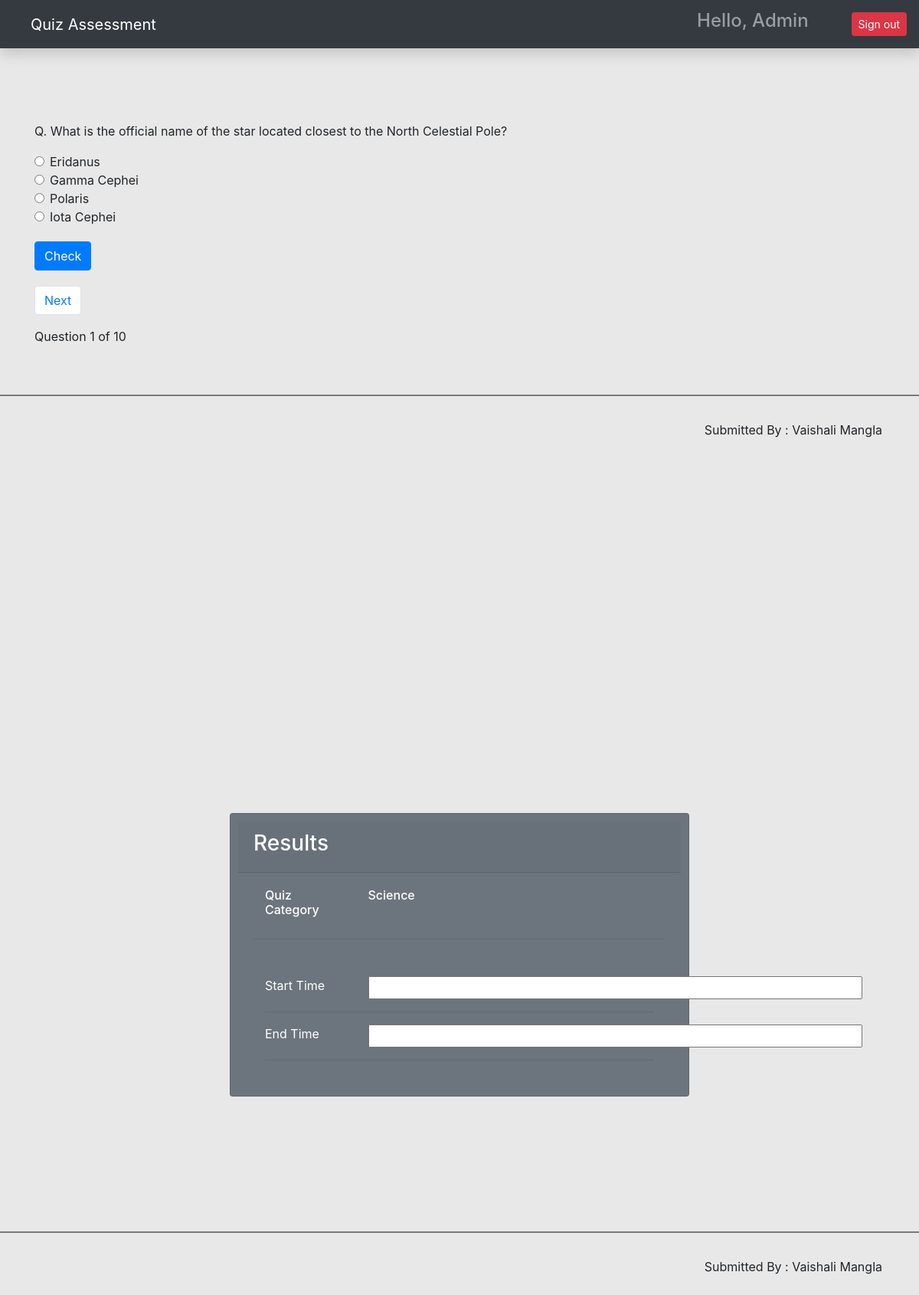
Page /quiz/category/1/ (signed in) on the committed database.
### quiz/models.py (models this page shows, shortened)
class Question(models.Model):
    choice = models.ForeignKey(Category, on_delete=models.CASCADE)
    question = models.CharField(max_length=250)
    answer = models.CharField(max_length=100)
    option_one = models.CharField(max_length=100)
    option_two = models.CharField(max_length=100)
    option_three = models.CharField(max_length=100, blank=True)
    option_four = models.CharField(max_length=100, blank=True)
    created_at = models.DateTimeField(auto_now_add=True)
    updated_at = models.DateTimeField(auto_now=True)

class Category(models.Model):
    owner = models.ForeignKey(to=User, on_delete=models.CASCADE)
    category = models.CharField(max_length=200)
    def __str__(self):
        return self.category

### quiz/views.py (the view, shortened to what this page needs)
# urls.py: path('category/<int:pk>/', take_quiz, name='take_quiz'),
@login_required(login_url='/login/')
def take_quiz(request, pk):
    questions = Question.objects.filter(choice=pk).order_by('-created_at')
    paginator = Paginator(questions,1)
    page_number = request.GET.get('page')
    page_obj = Paginator.get_page(paginator, page_number)
    context = {'questions': questions, 'page_obj': page_obj,}
    if request.method == 'GET':
        request.session['previous_page'] = request.path_info + "?page=" + request.GET.get("page", '1')
        return render(request, 'quiz.html', context)

### templates/quiz.html (shortened to what this page needs)
{% extends 'base.html' %}
{% load static %}
{% block content %}
<div id="section1">
<div class="container mt-5 pt-5">
{% for question in page_obj %}
<form action="" method="post">
  <p>Q. {{question.question}}</p>
  <div class="form-check">
  <input class="form-check-input" type="radio" name="option" id="option_one" value="{{question.option_one}}">
    {{question.option_one}}
</div>
<div class="form-check">
  <input class="form-check-input" type="radio" name="option" id="option_two" value="{{question.option_two}}">
    {{question.option_two}}
</div>
<div class="form-check">
  <input class="form-check-input" type="radio" name="option" id="option_three" value="{{question.option_three}}">
    {{question.option_three}}
</div>
<div class="form-check lower-radio">
  <input class="form-check-input" type="radio" name="option" id="option_four" value="{{question.option_four}}">
    {{question.option_four}}
</div>
  <input class="btn btn-primary check-btn" type="submit" value="Check" id="check" onclick="displayRadioValue();"/>
</form>
</div>
{% endfor %}
<div class="container">
  <div class="pagination-btns">
    <ol class="pagination align-right mr-auto">
    {% if page_obj.has_next %}
      <li class="page-item">
        <a id="next-btn" class="page-link btn btn-success" href="?page={{ page_obj.next_page_number }}" id="next-button" >Next</a>
      </li>
      {% endif %}
    </ol>
Question {{page_obj.number}} of {{page_obj.paginator.num_pages}}
</div>
</div>
    <br><br>
<hr style="height:1px;color:gray;background-color:gray;">
<footer class="mr-lg-5 mt-3" style="float:right;">
  <p>Submitted By : Vaishali Mangla</p>
 </footer>
</div>
<div  id="section2">
<div class="card text-white bg-secondary mb-3 quizresults">
    <div class="card-header"><h3>Results</h3></div>
    <div class="card-body">
    <div class="container">
    <div class="row">
      <h6 class="card-title col-3">Quiz Category</h6>
      {% for question in page_obj %}
      <h6 class="card-title col-8">{{question.choice}} </h6>
      {% endfor %}
    </div>
    </div>
    <hr>
      <div class="container mt-lg-5">
      <div class="row">
        <div class="col-3">Start Time</div>
        <div class="col-8" id="displayStartTime">
        <input type="text" size="58" id="startTimeField" readonly="true">
        </div>
      </div>
      <hr>
      <div class="row">
        <div class="col-3">End Time</div>
        <div class="col-8" id="displayEndTime">
        <input type="text" size="58" id="endTimeField" readonly="true">
        </div>
      </div>
      <hr>
      </div>
    </div>
  </div>
      <br><br><br><br><br><br>
<hr style="height:1px;color:gray;background-color:gray;">
<footer class="mr-lg-5 mt-3" style="float:right;">
  <p>Submitted By : Vaishali Mangla</p>
  </footer>
</div>
{% endblock content %}

### templates/base.html (shortened to what this page needs)
{% load static %}
<html lang="en">
  <head>
    <link href="{% static 'css/bootstrap.min.css'%}" rel="stylesheet" />
    <link href="{% static 'css/main.css'%}" rel="stylesheet" />
    <link
      rel="stylesheet"
      href="https://maxcdn.bootstrapcdn.com/bootstrap/4.0.0/css/bootstrap.min.css"
    />
    <link rel="stylesheet" href="{% static 'css/styles.css' %}">
  </head>
  <body>
    <nav
      class="navbar navbar-dark sticky-top bg-dark flex-md-nowrap p-0 shadow"
    >
      <a class="navbar-brand col-md-3 col-lg-2 me-0 px-3 ml-4" href="{% url 'index_page' %}"
        >Quiz Assessment</a
      >
      <ul class="navbar-nav px-3" style="display: flex; flex-direction: row; align-items:center;">
      <li class="nav-item text-nowrap">
      <div href="" class="nav-link">
      <h4 class="text text-capitalize">
      Hello, {{request.user.username}}
      </h4>
      </div>
      </li>
        <li class="nav-item text-nowrap mt-3 ml-2">
          <form action="{% url 'logout' %}" method="post">
            <input class="btn btn-danger btn-sm ml-5" type="submit" value="Sign out">
          </form>
        </li>
      </ul>
    </nav>
    {% block content %}
    {% endblock content %}
  </body>
</html>

### quiz/static/css/styles.css (style rules this page uses)
body { overflow: hidden; background-color: #e8e8e8; }
.check-btn { margin-top: 10px; }
.pagination-btns { margin-top: 20px; }
.lower-radio { margin-bottom: 10px; }
.quizresults { margin: auto; margin-top: 150px; width: 50%; padding: 10px; }
#section1 { height: 100vh; }
#section2 { height: 100vh; }

### rows in the picture
Question: question "What is the official name of the star located closest to the North Celestial Pole?", option_one "Eridanus", option_two "Gamma Cephei", option_three "Polaris", option_four "Iota Cephei", choice "Science"

### other values in the picture
{{ request.user.username }} "Admin"
{{ page_obj.number }} "1"
{{ page_obj.paginator.num_pages }} "10"
